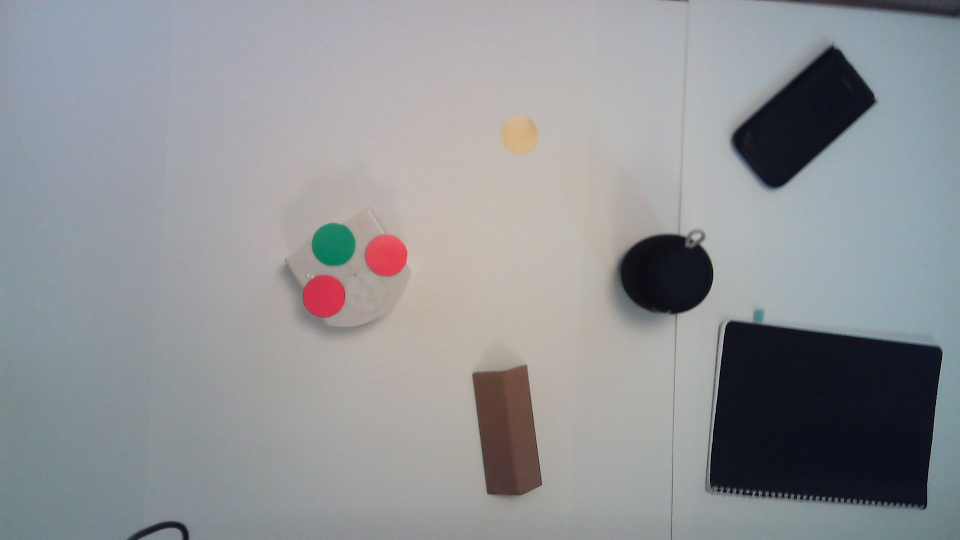
#> input picture WIN_20231119_11_31_09_Pro.jpg, 1920 x 1080 px, given in place of the camera (shown at 1/2 size)
$ jupyter execute --allow-errors Group_T28_report.ipynb   (shell and % lines are left out)   (text cells are left out)
#> lines starting #> are read from the running program, lines starting #| are printed output that depends on the picture; after the words box and inside, x2 and y2 are one past the last pixel; in counts of white or black regions, pixels touching at a corner belong together
#> in preprocess_image, initial_frame is the input picture: shape (1080, 1920, 3); mean B, G, R 150, 147, 145.1
[cell 1]
import numpy as np
from matplotlib import pyplot as plt
from matplotlib import colors
from PIL import Image
import math
import time
from ipywidgets import interactive
import asyncio
from tdmclient import aw, ClientAsync
import cv2


reduction_coeff = 25
ROTATION_COST = 1
ROTATION_MODE = 0
FORWARD_MODE = 1
ANGLE_THRESHOLD = 0.0
FORWARD_THRESHOLD = 1
ROTATION_TIME_THRESHOLD = 1.2
FORWARD_TIME_THRESHOLD = 100
TURN_RIGHT=0
TURN_LEFT=1
ROTATION_SPEED = 100
TIME_FULL_TURN = (8800/1000)
GROUND_THRESHOLD = 500
reduction_coeff = 25
Thymio_to_mms = 0.349
px_to_mm = 137/100
pi = math.pi
angle_turned = 0
distance_forward = 1
obstThrh = 20
camera_on = False
next_node = 1
calculate_global_path = False


# Define color thresholds in HSV
lower_red_bound = np.array([120, 100, 70])
upper_red_bound = np.array([255, 255, 255])
lower_green_bound = np.array([60, 50, 100])
upper_green_bound = np.array([100, 255, 255])
lower_yellow_bound = np.array([0, 50, 120])
upper_yellow_bound = np.array([40, 105, 255])
lower_black_bound = np.array([0, 0, 0])
upper_black_bound = np.array([255, 255, 130])
lower_blue_bound = np.array([90, 80, 0])
upper_blue_bound = np.array([105, 255, 255])

[cell 2]
def detect_color_circle(image, lower_color_bound, upper_color_bound):
    # Convert the input image from BGR to HSV color space for easier color detection
    hsv = cv2.cvtColor(image, cv2.COLOR_BGR2HSV)
#> hsv: shape (1080, 1920, 3); mean H, S, V 83.6, 30.8, 154.4

    # Create a mask that isolates the pixels within the specified color range
    mask = cv2.inRange(hsv, lower_color_bound, upper_color_bound)
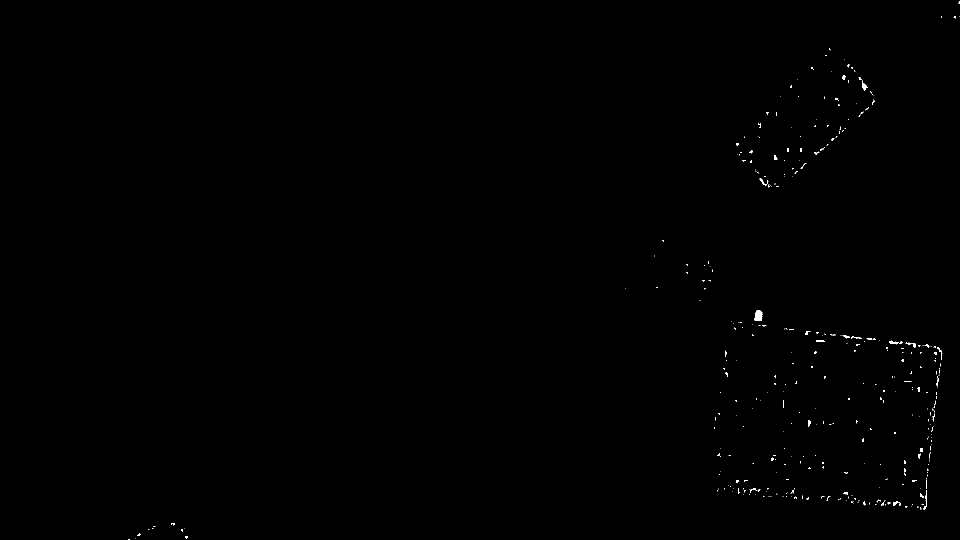
#> mask: shape (1080, 1920) (shown at 1/2 size); 0.19% white; 385 white regions (329 under 20 px), largest, box (x1, y1, x2, y2) and area: (1509, 621, 1525, 642) 281, (1724, 161, 1736, 181) 101, (1846, 980, 1854, 1019) 80

    # Apply the mask to the original image to keep only the colors of interest
    color_only = cv2.bitwise_and(image, image, mask=mask)

    # Convert the masked image to grayscale to prepare for circle detection
    gray = cv2.cvtColor(color_only, cv2.COLOR_BGR2GRAY)

    # Apply Canny edge detection to the grayscale image to highlight edges
    edges = cv2.Canny(gray, 100, 200)
#> edges: shape (1080, 1920); 0.05% white in thin lines or dots, all inside (x1, y1, x2, y2) = (256, 2, 1920, 1080)

    # Use Hough Circle Transform to detect circles in the edged image
    circles = cv2.HoughCircles(edges, cv2.HOUGH_GRADIENT, 1, 20,
                               param1=20, param2=15, minRadius=10, maxRadius=50)
#> circles = None
#> in preprocess_image, `blue_circles = detect_color_circle(initial_frame, lower_goal_colour_bo..`: blue_circles = []

    # Check if any circles were detected
    if circles is not None:
        # Convert circles' dimensions from float to integers
        circles = np.uint16(np.around(circles[0, :]))

        # Return a list of tuples, each representing a circle with (x, y) center coordinates and radius
        return [(circle[0], circle[1], circle[2]) for circle in circles]
    else:
        # Return an empty list if no circles are detected
        return []

[cell 3]
def crop_roi_from_circles(image, circles):
    if circles is not None and len(circles) >= 4:

        points = np.array([circle[:2] for circle in circles], dtype=np.float32)

        rect = cv2.boundingRect(points)

         # Cropping the image within the defined boundaries
        x, y, w, h = rect
        cropped_image = image[y:y+h, x:x+w]
        return cropped_image,(x, y, w, h)
    else:
        print("Edge circles not detected correctly")
        return image,None

[cell 4]
def detect_obstacle_contours(image, area_threshold, kernel_size):
    """
    Detects and dilates obstacle contours in the given image.
    :param image: Input image.
    :param area_threshold: Area threshold for filtering contours.
    :param kernel_size: Size of the kernel used for dilation.
    :return: Image with obstacle contours drawn.
    """
    hsv = cv2.cvtColor(image, cv2.COLOR_BGR2HSV)
    mask_black = cv2.inRange(hsv, lower_black_bound, upper_black_bound)
    contours, _ = cv2.findContours(mask_black, cv2.RETR_TREE, cv2.CHAIN_APPROX_SIMPLE)
     # Filter out contours that are smaller than the specified area threshold
    filtered_contours = [cnt for cnt in contours if cv2.contourArea(cnt) > area_threshold]
    # dilation kernel of the specified size (how the size of the Thymio is taken into account)
    kernel = np.ones((kernel_size, kernel_size), np.uint8)
    # Dilate the mask to make the contours more pronounced
    mask_dilated = cv2.dilate(mask_black, kernel, iterations=1)
    # Find contours
    dilated_contours, _ = cv2.findContours(mask_dilated, cv2.RETR_TREE, cv2.CHAIN_APPROX_SIMPLE)
    # Filter out dilated contours that are smaller than the increased area threshold
    filtered_dilated_contours = [cnt for cnt in dilated_contours if cv2.contourArea(cnt) > area_threshold+10000]
    contour_image = image.copy()
    # Draw the original contours in green and the dilated contours in red:
    cv2.drawContours(contour_image, filtered_contours, -1, (0, 255, 0), 2)
    cv2.drawContours(contour_image, filtered_dilated_contours, -1, (0, 0, 255), 2)
    return contour_image, filtered_contours, filtered_dilated_contours

#--------------------------------------------------------------------------------#

def create_obstacle_matrix(image, dilated_contours):
    # Get the height and width of the input image
    height, width = image.shape[:2]
    # Create a matrix (of the same size as the image) filled with ones
    # Ones indicate non-obstacle areas initially
    obstacle_matrix = np.ones((height, width), dtype=np.uint8)
    for contour in dilated_contours:
        cv2.fillPoly(obstacle_matrix, [contour], 0)

    # Return the obstacle matrix where obstacles are marked as zeros (for the global path planning)
    return obstacle_matrix

[cell 5]
def find_rectangle_center(image, lower_colour_bound, upper_colour_bound, area_threshold=1000):
    # convert HSV
#> called with lower_colour_bound = array of shape (3,), upper_colour_bound = array of shape (3,), area_threshold = 2000
    hsv = cv2.cvtColor(image, cv2.COLOR_BGR2HSV)

    # colour mask
    mask = cv2.inRange(hsv, lower_colour_bound, upper_colour_bound)

    ## Loop through each contour to identify the one matching the rectangle
    contours, _ = cv2.findContours(mask, cv2.RETR_EXTERNAL, cv2.CHAIN_APPROX_SIMPLE)
#> contours = 385 contours, 368 with area under 20; largest, box (x1, y1, x2, y2) and area: (1509, 621, 1525, 642) 250, (1724, 161, 1736, 181) 76, (1811, 685, 1832, 695) 52, (1778, 681, 1798, 689) 52, (1519, 356, 1533, 371) 47

    # Check if the contour area is larger than the specified threshold
    for contour in contours:
        if cv2.contourArea(contour) > area_threshold:
            # Calculate the bounding box for the contour
            x, y, w, h = cv2.boundingRect(contour)

            # Erase the rectangle by drawing it in white
            cv2.rectangle(image, (x, y), (x + w, y + h), (255, 255, 255), -1)

            # Calculate the center of the rectangle
            center = (x + w // 2, y + h // 2)
            return center
#> this loop made 385 passes
#> contour on passes 1 to 3: [[259, 1078], [259, 1079]], [[257, 1078], [256, 1079], [257, 1079]], [[270, 1077]]
    # Return None if no suitable rectangle is found
    return None

[cell 6]
def preprocess_image(video_capture, lower_goal_colour_bound, upper_goal_colour_bound):
    ret, initial_frame = video_capture.read()
    if ret:
        #initial_frame, cropping_coords = crop_largest_white_area(initial_frame, 200000)
        blue_circles = detect_color_circle(initial_frame, lower_goal_colour_bound, upper_goal_colour_bound)
        # Crop the region of interest (ROI) from the circles detected
        initial_frame ,cropping_coords= crop_roi_from_circles(initial_frame, blue_circles)
        # Find the center of the blue rectangle (the goal area)
        goal_center = find_rectangle_center(initial_frame, lower_blue_bound, upper_blue_bound,2000)
        if goal_center:
            # Store the coordinates of the detected yellow circle
            yellow_circle_coords = goal_center
            radius = 10
            color = (0, 255, 255)
            cv2.circle(initial_frame, yellow_circle_coords, radius, color, 3)
        # Get the robot's current position and orientation vector
        robot_vector = robot_info(initial_frame)
        if robot_vector[0] and robot_vector[1]:
            cv2.circle(initial_frame, (robot_vector[0], robot_vector[1]),80, (255, 255, 255), -1)
        # Detect obstacle contours in the frame
        contour_image = detect_obstacle_contours(initial_frame, 2000, 80)
        # Create an obstacle matrix based on the detected contours
        global_obstacle = create_obstacle_matrix(initial_frame,contour_image[2])
         # Flip and display the initial frame with contours for visual inspection
        initial_frame = np.flipud(initial_frame)
        plt.imshow(cv2.cvtColor(contour_image[0], cv2.COLOR_BGR2RGB))
        plt.title('Initial Contours')
        plt.axis('off')
        plt.show()
        # Return the processed frame, cropping coordinates, contour image, global obstacle matrix, goal center, and robot vector
        return initial_frame, cropping_coords, contour_image, global_obstacle,goal_center, robot_vector
    else:
        # Return None for all outputs if the frame wasn't captured
        return None, None, None, None, None, None

[cell 7]
def robot_info(frame):
    global camera_on
    red_circles = detect_color_circle(frame, lower_red_bound, upper_red_bound)
#> in detect_color_circle (call 2), `edges = cv2.Canny(gray, 100, 200)`:
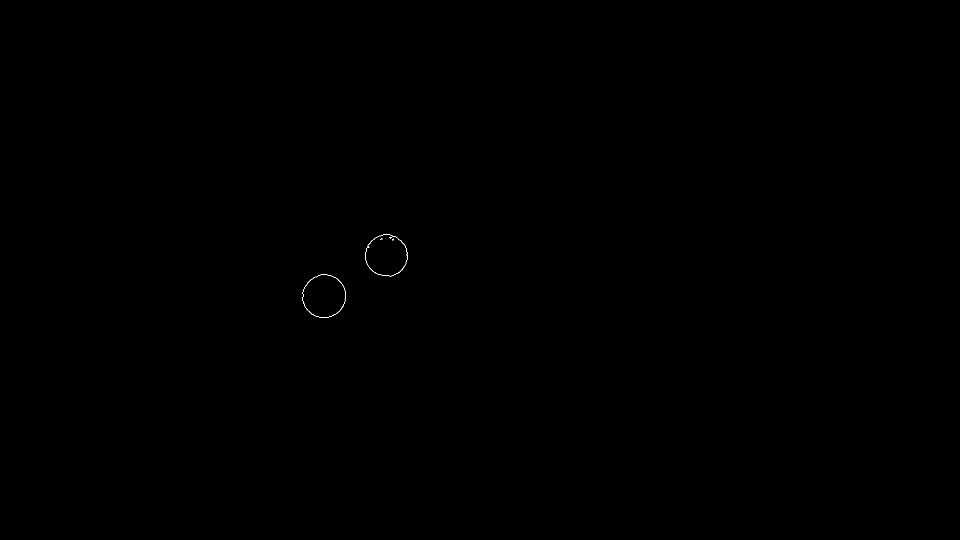
#> edges: shape (1080, 1920) (shown at 1/2 size); 0.03% white in thin lines or dots, all inside (x1, y1, x2, y2) = (605, 468, 815, 636)
#> in detect_color_circle (call 2), `circles = cv2.HoughCircles(edges, cv2.HOUGH_GRADIENT, 1, 20, param1=20..`: circles = [[647.5, 591.5, 42.4], [773.5, 509.5, 42]]
#> in detect_color_circle (call 2), `circles = np.uint16(np.around(circles[0, :]))`: circles = [[648, 592, 42], [774, 510, 42]]
#> red_circles = [(648, 592, 42), (774, 510, 42)]
    green_circles = detect_color_circle(frame, lower_green_bound, upper_green_bound)
#> in detect_color_circle (call 3), `edges = cv2.Canny(gray, 100, 200)`:
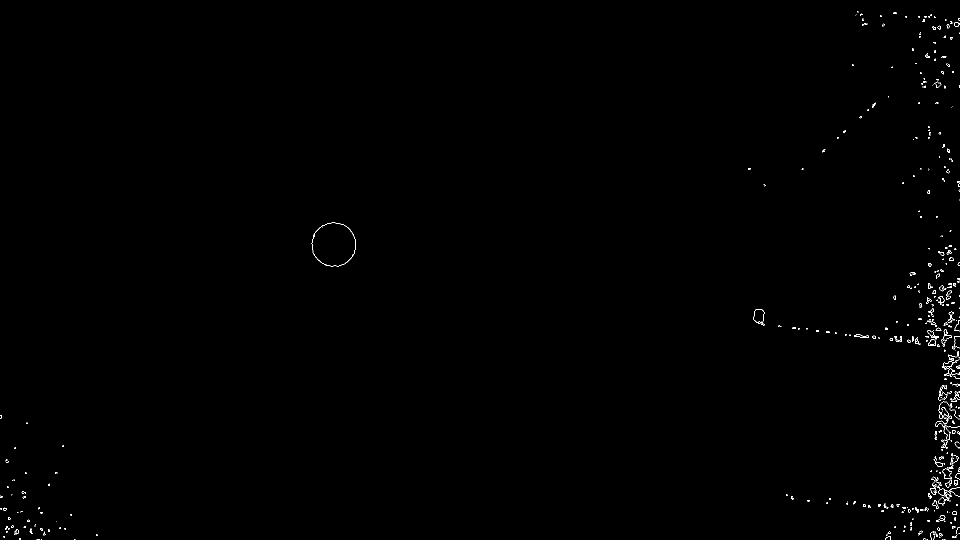
#> edges: shape (1080, 1920) (shown at 1/2 size); 0.31% white in thin lines or dots
#> in detect_color_circle (call 3), `circles = cv2.HoughCircles(edges, cv2.HOUGH_GRADIENT, 1, 20, param1=20..`: circles = 52 rows, first 8: [667.5, 488.5, 42.5], [1868.5, 643.5, 42.7], [1888.5, 964.5, 25.7], [1908.5, 829.5, 25.8], [1885.5, 1028.5, 49.4], [1850.5, 1022.5, 44.9], [1862.5, 962.5, 39.4], [1887.5, 632.5, 30.5]
#> in detect_color_circle (call 3), `circles = np.uint16(np.around(circles[0, :]))`: circles = 52 rows, first 8: [668, 488, 42], [1868, 644, 43], [1888, 964, 26], [1908, 830, 26], [1886, 1028, 49], [1850, 1022, 45], [1862, 962, 39], [1888, 632, 30]
#> green_circles = 52 items, first 6: (668, 488, 42), (1868, 644, 43), (1888, 964, 26), (1908, 830, 26), (1886, 1028, 49), (1850, 1022, 45)

    if red_circles and green_circles and len(red_circles) >= 2:
        # Calculate robot's position and orientation vector
        # Calculate the midpoint between the centers of the red circles
        midpoint = ((red_circles[0][0] + red_circles[1][0]) // 2,
        (red_circles[0][1] + red_circles[1][1]) // 2)
#> midpoint = (711, 551)
        # Calculate the directional vector
        direction = np.array([midpoint[0] - green_circles[0][0], midpoint[1] - green_circles[0][1]])
#> direction = [43, 63]

        # Normalize and extend the vector
        length = 30  # Additional length
        direction = direction / np.linalg.norm(direction) * length
#> direction = [16.91, 24.78]

        # Calculate the new endpoint
        new_endpoint = (int(green_circles[0][0] + direction[0]), int(green_circles[0][1] + direction[1]))
#> new_endpoint = (684, 512)

        # Draw the extended arrow
        cv2.arrowedLine(frame, new_endpoint, green_circles[0][:2], (0, 0, 0), 3)
#> frame: shape (1080, 1920, 3); 0.01% of pixels changed, all inside (x1, y1, x2, y2) = (665, 486, 687, 515)

        # Calculate the angle of orientation with respect to the x-axis
        dx =   midpoint[0] - green_circles[0][0]
#> dx = 43
        dy =   midpoint[1] - green_circles[0][1]
#> dy = 63
        angle = math.atan2(dy, dx)
#> angle = 0.972
        angle_degrees = math.degrees(angle)
#> angle_degrees = 55.68
        if(angle_degrees>= 0):
            angle_degrees =180 - angle_degrees
#> angle_degrees = 124.3
        elif (angle_degrees < 0):
            angle_degrees = -(180 + angle_degrees)
        # Store the robot's orientation vector
        robot_vector = (midpoint[0], midpoint[1], np.radians(angle_degrees))
#> robot_vector = (711, 551, 2.17)
        # Display the information on the frame
        cv2.putText(frame, f'Angle: {angle_degrees:.2f} degrees', (10, 30),
                    cv2.FONT_HERSHEY_SIMPLEX, 1, (255, 255, 255), 2)

        cv2.putText(frame, f'Midpoint: ({midpoint[0]}, {midpoint[1]})', (10, 70),
                    cv2.FONT_HERSHEY_SIMPLEX, 1, (255, 255, 255), 2)
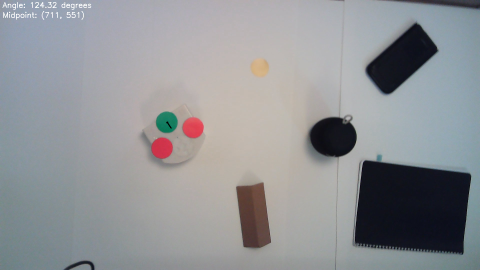
#> frame: shape (1080, 1920, 3) (shown at 1/4 size); mean B, G, R 150.1, 147.2, 145.3

        cv2.circle(frame, midpoint,10, (255, 0, 0), -1)
#> frame: shape (1080, 1920, 3); 0.02% of pixels changed, all inside (x1, y1, x2, y2) = (701, 541, 722, 562)
        camera_on = True
        return midpoint[0], midpoint[1], angle_degrees

    else:
        camera_on = False
        return None,None,None

[cell 8]
def process_image(frame, cropping_coords, contour_image, update_rate):
    if cropping_coords is not None:
        x, y, w, h = cropping_coords
        frame = frame[y:y+h, x:x+w]
    # Detect red and green circles
    robot_vector = robot_info(frame)
    if  robot_vector is not None:
        cv2.drawContours(frame, contour_image[1], -1, (0, 255, 0), 2)
        cv2.drawContours(frame, contour_image[2], -1, (0, 0, 255), 2)

        # Display the resulting frame
        cv2.imshow('Robot Detection', frame)
    return robot_vector

[cell 9]
def x_robot_projection_to_ground(x_pos_robot):
    return round(0.96*x_pos_robot+16.67)

def y_robot_projection_to_ground(y_pos_robot):
    return round(0.95*y_pos_robot+14.29)

[cell 10]
# Initialize video capture from the first camera device
video_capture = cv2.VideoCapture(0, cv2.CAP_DSHOW)
# Initialize video capture from the first camera device
# Set video frame width and height
video_capture.set(cv2.CAP_PROP_FRAME_WIDTH, 1080)
video_capture.set(cv2.CAP_PROP_FRAME_HEIGHT, 720)

# Create a window for display
window_name = 'Robot Detection'
cv2.namedWindow(window_name, cv2.WINDOW_NORMAL)

# Resize the window (width, height)
cv2.resizeWindow(window_name, 540, 360)

# Perform initial detection of obstacles and goal
# This function will need the video_capture object and color bounds as inputs
initial_frame, cropping_coords, contour_image, global_obstacle,goal_center, robot_pose = preprocess_image(video_capture, lower_blue_bound, upper_blue_bound)
#> in preprocess_image, `robot_vector = robot_info(initial_frame)`: robot_vector = (711, 551, 124.3)
#> in preprocess_image, `cv2.circle(initial_frame, (robot_vector[0], robot_vector[1]),80, (255,..`:
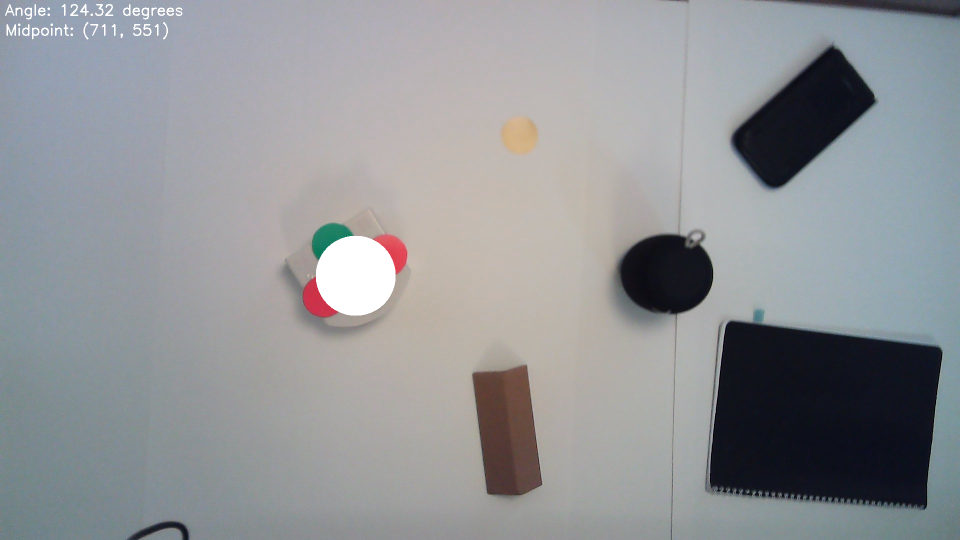
#> initial_frame: shape (1080, 1920, 3) (shown at 1/2 size); mean B, G, R 151.4, 148.4, 146.3
#> in detect_obstacle_contours, `mask_black = cv2.inRange(hsv, lower_black_bound, upper_black_bound)`:
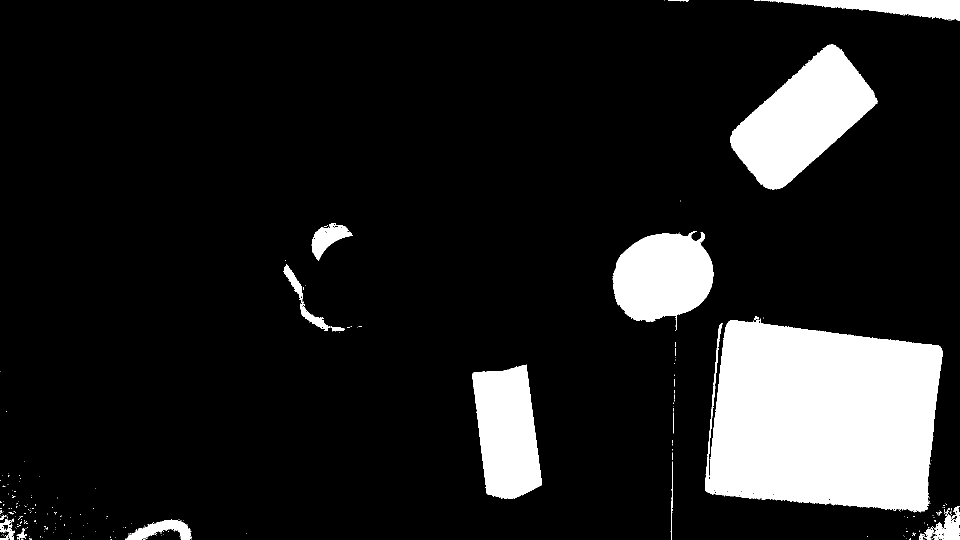
#> mask_black: shape (1080, 1920) (shown at 1/2 size); 13% white; 315 white regions (293 under 20 px)
#> in detect_obstacle_contours, `contours, _ = cv2.findContours(mask_black, cv2.RETR_TREE, cv2.CHAIN_AP..`: contours = 504 contours, 484 with area under 20; largest, box (x1, y1, x2, y2) and area: (1410, 639, 1886, 1025) 149690, (1460, 88, 1756, 379) 43459, (1225, 462, 1427, 662) 27570, (945, 729, 1084, 998) 27490, (1521, 0, 1920, 41) 7480
#> in detect_obstacle_contours, `filtered_contours = [cnt for cnt in contours if cv2.contourArea(cnt) >..`: filtered_contours = 8 contours; box (x1, y1, x2, y2) and area: (1410, 639, 1886, 1025) 149690, (1460, 88, 1756, 379) 43459, (1225, 462, 1427, 662) 27570, (945, 729, 1084, 998) 27490, (1521, 0, 1920, 41) 7480, (623, 447, 706, 521) 2621, (253, 1041, 384, 1080) 2282, (1838, 1012, 1920, 1080) 2274
#> in detect_obstacle_contours, `mask_dilated = cv2.dilate(mask_black, kernel, iterations=1)`:
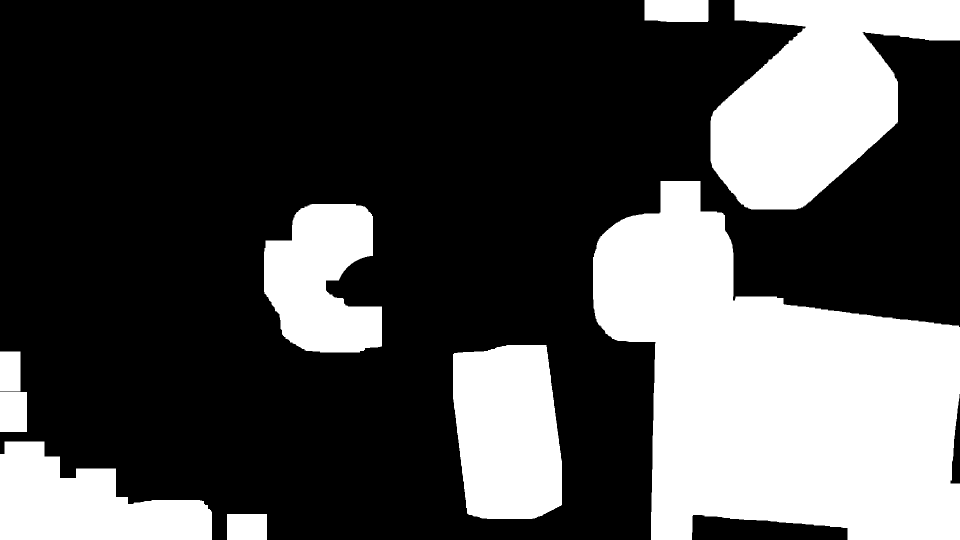
#> mask_dilated: shape (1080, 1920) (shown at 1/2 size); 30.9% white; 9 white regions
#> in detect_obstacle_contours, `dilated_contours, _ = cv2.findContours(mask_dilated, cv2.RETR_TREE, cv..`: dilated_contours = 9 contours; largest, box (x1, y1, x2, y2) and area: (1186, 362, 1920, 1080) 329371, (1421, 0, 1920, 419) 122583, (906, 690, 1124, 1038) 65884, (0, 883, 424, 1080) 52296, (528, 408, 764, 705) 49861
#> in detect_obstacle_contours, `filtered_dilated_contours = [cnt for cnt in dilated_contours if cv2.co..`: filtered_dilated_contours = 5 contours; box (x1, y1, x2, y2) and area: (1186, 362, 1920, 1080) 329371, (1421, 0, 1920, 419) 122583, (906, 690, 1124, 1038) 65884, (0, 883, 424, 1080) 52296, (528, 408, 764, 705) 49861
#> (the rest of the program and of its run is left out)
